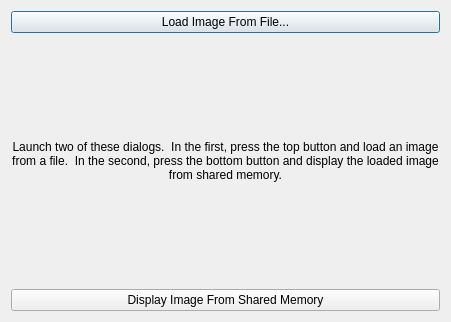
<ui version="4.0" >
 <class>Dialog</class>
 <widget class="QDialog" name="Dialog" >
  <property name="geometry" >
   <rect>
    <x>0</x>
    <y>0</y>
    <width>451</width>
    <height>322</height>
   </rect>
  </property>
  <property name="windowTitle" >
   <string>Dialog</string>
  </property>
  <layout class="QGridLayout" >
   <item row="0" column="0" >
    <widget class="QPushButton" name="loadFromFileButton" >
     <property name="text" >
      <string>Load Image From File...</string>
     </property>
    </widget>
   </item>
   <item row="1" column="0" >
    <widget class="QLabel" name="label" >
     <property name="text" >
      <string>Launch two of these dialogs.  In the first, press the top button and load an image from a file.  In the second, press the bottom button and display the loaded image from shared memory.</string>
     </property>
     <property name="alignment" >
      <set>Qt::AlignCenter</set>
     </property>
     <property name="wordWrap" >
      <bool>true</bool>
     </property>
    </widget>
   </item>
   <item row="2" column="0" >
    <widget class="QPushButton" name="loadFromSharedMemoryButton" >
     <property name="text" >
      <string>Display Image From Shared Memory</string>
     </property>
    </widget>
   </item>
  </layout>
 </widget>
 <resources/>
 <connections/>
</ui>
